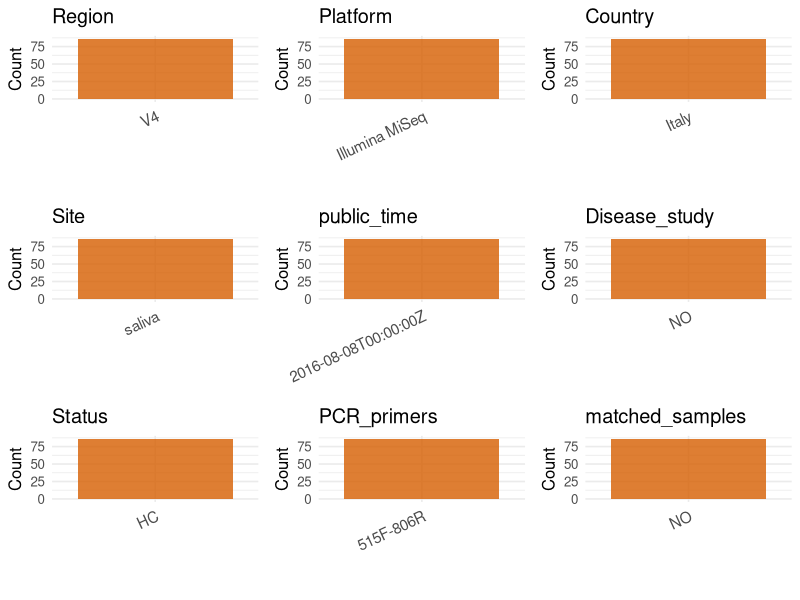

Recreate this plot in R. (Note: this script raises an error after producing the figure.)
## ---- chunk 1
# Load necessary libraries
library(dplyr)
library(ggplot2)
library(cowplot)


# Set working directory (update this path to your local directory)
setwd("/home/cjj/projects/collect_oral_data/global-oral-microbiome/data/tmp/PRJNA289189")
initial_meta<-read.csv("SraRunTable.csv",header = T)
colnames(initial_meta)

head(initial_meta , n=3)
library(readxl)


# table1 <- read_excel("Table 1.XLSX",)
# table2 <- read_excel("Table 1.XLSX",)
# head(table1 , n=3)
# head(table2 , n=3)
# ESM <- ESM[,c(1,3,4)]
# colnames(ESM) <- c("subject_id","Age","Sex")
# initial_meta_cbind <- left_join(initial_meta,ESM,by="subject_id")
# table(initial_meta_cbind$Age,initial_meta_cbind$Sex)
# Display the first few rows of the metadata
# head(initial_meta_cbind)
## ---- chunk 2
# Create a uniform metadata dataframe
metadata <- data.frame(
  BioProject = initial_meta$BioProject,
  Run = initial_meta$Run,
  sample_name = initial_meta$Sample.Name,
  Age = NA_character_,
  BMI = NA_character_,
  Sex= NA_character_,
  Region = "V4",
  Platform = initial_meta$Instrument,
  Country = initial_meta$geo_loc_name_country,
  Site = initial_meta$material,
  public_time = initial_meta$ReleaseDate,
  Disease_study = 'NO',
  Status = 'HC',
  stringsAsFactors = FALSE
)
## ---- chunk 3
# Add information obtained from the publication
metadata_clean <- metadata
metadata_clean$PCR_primers <- '515F-806R'
metadata_clean$title <- "The short-term impact of probiotic consumption on the oral cavity microbiome"

metadata_clean$sample_name <- metadata$sample_name

# metadata_clean$Status <- ifelse(grepl("HIV", metadata$Status), "HIV", 
#                             ifelse(grepl("Healthy", metadata$Status), "HC",NA_character_)
#                                 )

metadata_clean$matched_samples <- "NO"

metadata_clean$Site <- metadata$Site

# metadata_clean$Age <- metadata$Age
# metadata_clean$Sex <- ifelse(metadata$Sex == "male", "M",
#                            ifelse(metadata$Sex == "female", "F", NA_character_)
#                      )

# metadata[which(metadata$Site=="SP"),]$Site <- "supragingival"
# metadata[which(metadata$Site=="T"),]$Site <- "tongue"
# metadata[which(metadata$Site=="SA"),]$Site <- "salivary"


# Use cleaned dataset for subsequent analysis
metadata <- metadata_clean
## ---- chunk 4
# Check the number of unique runs and sample names
print(paste("Number of unique runs:", length(unique(metadata$Run))))
print(paste("Number of unique sample names:", length(unique(metadata$sample_name))))
## ---- chunk 5
# Select columns for visualization
# 加载必要的包
library(dplyr)
library(ggplot2)
library(cowplot)

# 1. 准备数据：自动筛选需要可视化的列
#    - 移除ID和标题这类非统计列
#    - 关键一步: 使用where()自动移除所有值都是NA的列
plot_data <- metadata %>%
  select(
    -any_of(c("BioProject", "Run", "sample_name", "title")) # 移除ID和文本列
  ) %>%
  select(where(~!all(is.na(.)))) # 自动移除所有值都为空的列

# 2. 循环遍历筛选后的列，自动创建绘图列表
plots <- list()
for (col_name in names(plot_data)) {
  
  # 检查是数值型还是类别型
  if (is.numeric(plot_data[[col_name]])) {
    # 数值型变量 -> 绘制直方图 (分布图)
    p <- ggplot(plot_data, aes(x = .data[[col_name]])) +
      geom_histogram(bins = 20, fill = "#0072B2", alpha = 0.7, na.rm = TRUE) +
      labs(title = col_name, x = NULL) +
      theme_minimal(base_size = 16)
      
  } else {
    # 类别型变量 -> 绘制柱状图
    p <- plot_data %>%
      count(.data[[col_name]], sort = TRUE, name = "Count") %>% # 使用dplyr::count进行统计
      ggplot(aes(x = reorder(.data[[col_name]], -Count), y = Count)) +
      geom_col(fill = "#D55E00", alpha = 0.8) +
      labs(title = col_name, x = NULL, y = "Count") +
      theme_minimal(base_size = 12) +
      theme(axis.text.x = element_text(angle = 25, hjust = 1, size = 11)) # 优化x轴标签显示
  }
  
  plots[[col_name]] <- p
}

# 3. 自动组合所有生成的图并保存
if (length(plots) > 0) {
  # 使用 plotlist 参数来自动接收所有图
  p_final <- plot_grid(plotlist = plots, ncol = 3, align = "hv")
  
  # 保存图像
  ggsave("Metadata_Summary.png", plot = p_final, width = 12, height = 8, dpi = 150, bg = "white")
  
  print("图像已生成并保存为 Metadata_Summary.png")
  # print(p_final) # 如果想在RStudio里直接预览，可以取消这行注释
  
} else {
  print("没有可以绘制的列。")
}
## ---- chunk 6
knitr::include_graphics("Metadata_Summary.png")
## ---- chunk 7
# Reorder columns to match the desired format
metadata <- metadata[, c(
  "BioProject", "Run", "sample_name", "Age", "BMI", "Sex", 
  "Region", "Platform", "Country", "Site", "public_time", 
  "PCR_primers", "title", "Disease_study", "Status","matched_samples"
)]

# Export the uniform metadata to a CSV file
write.csv(metadata, file = "metadata.csv", quote = TRUE)
head(metadata)
